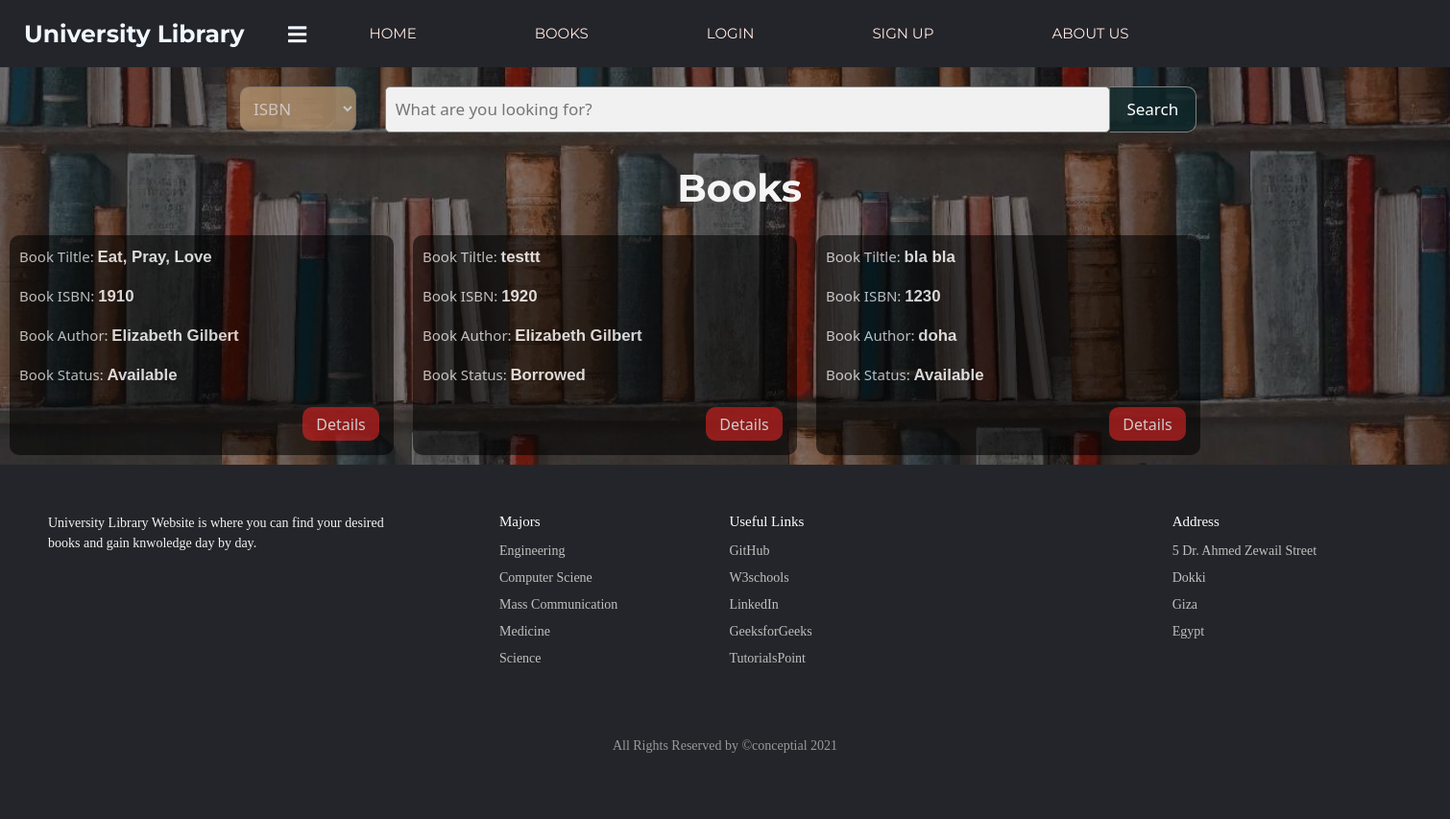
The page /books/ on the database its author committed.
### pages/models.py (models this page shows, shortened)
class Book(models.Model):
    book_status = [
        ('Available', 'Available'),
        ('Borrowed', 'Borrowed'),
    ]
    id = AutoField(primary_key=True)
    title = models.CharField(max_length=250)
    author = models.CharField(max_length=250, null=True, blank=True)
    borrowing_period = models.IntegerField(null=True, blank=True)
    publication_year = models.IntegerField(null=True, blank=True)
    isbn = models.IntegerField(null=True, blank=True)
    status = models.CharField(max_length=50, choices=book_status, null=True, blank=True)
    slug = models.SlugField(_("slug"), null=True, blank=True)

### pages/views.py (the view, shortened to what this page needs)
# urls.py: path('books/', views.books, name='books'),
def books(request):
    searchf = Book.objects.all()
    context = {
        'books': searchf,
        'category': Category.objects.all()
    }
    return render(request, 'books.html', context)

### pages/templates/books.html (shortened to what this page needs)
{% extends 'base.html' %}
{% load static %}
{% block head %}
<head>
      <link href="https://cdn.jsdelivr.net/npm/bootstrap@5.0.2/dist/css/bootstrap.min.css" rel="stylesheet">
      <link rel="stylesheet" href="https://cdnjs.cloudflare.com/ajax/libs/font-awesome/5.15.3/css/all.min.css" >
     <link rel="stylesheet" href= "{% static 'css/book.css' %}">
  </head>
{% endblock head %}
{% block content %}
{% if user.is_authenticated and user.is_superuser %}
   {% include 'parts/adminnav.html' %}
{% elif  user.is_authenticated and not user.is_superuser%}
    {% include 'parts/loggednav.html' %}
{% else %}
    {% include 'parts/indexnavbar.html' %}
{% endif %}
<section id="search">
   <div class="SearchBar">
    <form class="example" method='POST'>
      <select name="category">
        {% for cat in category %}
        <option value="{{cat.name}}" id = "opt">{{cat.name}}</option>
         {% endfor %}
      </select>
      <input type="text" placeholder="What are you looking for?" name="search">
      <button type="submit" class="searchbutton"></i>Search</button>
    </form>
  </div>
</section>
<section class="view">
    <div id="dd">
        <h2  id ="ab">Books</h2>
     </div>
     {% for book in books %}
     <div class="b-container">
         <div class="book">
             <div class="b-content">
                 <p class="p">
                     <span class="btitle"> Book Tiltle: </span>
                     <span class="binfo">{{book.title}}</span>
                 </p>
                 <p class="p">
                    <span class="btitle">Book ISBN: </span>
                    <span class="binfo">{{book.isbn}}</span>
                </p>
                <p class="p">
                    <span class="btitle">Book Author:</span>
                    <span class="binfo">{{book.author}}</span>
                 </p>
                 <p class="p">
                    <span class="btitle">Book Status:</span>
                    <span class="binfo">{{book.status}}</span>
                 </p>
                 <a class="btn" href="{% url 'pages:bookdetails' book.slug %}" >Details</a>
         </div>
       </div>
     </div>
 {% endfor %}
</section>
{% endblock content %}

### pages/templates/base.html (shortened to what this page needs)
{% block head %}
{% endblock head %}
<body style="overflow-x: hidden">
{% block content %}
{% endblock content %}
   <div id='test'>
   <footer class="footer">
     <div class="footer-left">
         <p>University Library Website is where you can find your desired books and gain knwoledge day by day.  </p>
     </div>
      <ul class="footer-right">
       <li>
          <h2>Majors</h2>
          <ul class="box">
            <li><a href="#">Engineering</a></li>
            <li><a href="#">Computer Sciene</a></li>
            <li><a href="#">Mass Communication</a></li>
            <li><a href="#">Medicine</a></li>
            <li><a href="#">Science</a></li>
          </ul>
       </li>
       <li class = "Additional">
        <h2>Useful Links</h2>
        <ul class="box">
          <li><a href="https://github.com/">GitHub</a></li>
          <li><a href="https://www.w3schools.com/">W3schools</a></li>
          <li><a href="https://www.linkedin.com/">LinkedIn</a></li>
          <li><a href="https://www.geeksforgeeks.org/">GeeksforGeeks</a></li>
          <li><a href="https://www.tutorialspoint.com/">TutorialsPoint</a></li>
        </ul>
     </li>
     <li>
      <h2>Address</h2>
      <ul class="box">
        <li><a href="#">5 Dr. Ahmed Zewail Street</a></li>
        <li><a href="#">Dokki</a></li>
        <li><a href="#">Giza</a></li>
        <li><a href="#">Egypt</a></li>
      </ul>
    </li>
  </ul>
  <div class='footer-bottom'>
    <p>All Rights Reserved by &copy;conceptial 2021</p>
  </div>
   </footer>
</div>
  </body>
</html>

### pages/templates/parts/indexnavbar.html (shortened to what this page needs)
   <div id='Navigate'>
   <nav  class="main-header navbar navbar-expand navbar-white navbar-light" id='navg'>
    <label class="sidebarlabel" for="check">
      <i class="fas fa-bars" id="sidebar-btn"></i>
    </label>
   <label class="logo">University Library</label>
    <ul class="navbar-nav">
      <li class="nav-item d-none d-sm-inline-block">
       <li><a href="{% url 'pages:index'%}" class="nav-link" id = 'NavA'>Home</a></li>
       <li><a href="{% url 'pages:books'%}" class="nav-link" id = 'NavA'>Books</a></li>
       {% if not user.is_authenticated %}
       <li><a href="{% url 'pages:login'%}" class="nav-link" id = 'NavA'>Login</a></li>
       <li><a href="{% url 'pages:signup'%}" class="nav-link" id = 'NavA'>Sign up</a></li>
       {% endif %}
       <li><a href="#" class="nav-link" id = 'NavA'>About us</a></li>
    </ul>
</nav>
</div>

### static/css/book.css (style rules this page uses)
#Navigate { margin: 0; padding: 0; background-color: #24252A; text-decoration: none; list-style: none; box-sizing: border-box; font-family: 'Montserrat', sans-serif; justify-content: space-between; }
nav { height: 70px; width: 100%; }
label.logo { color: aliceblue; font-size:25px ; line-height: 60px; padding: 0 25px; font-weight: bold; }
nav ul { float:right; margin-right: 20px; }
nav ul li { display: inline-block; line-height: 60px; margin: 0 5px; right: 80px; }
#NavA { color: #ffe7e0; font-size: 15px; padding:17px 13px; border-radius: 3px; text-transform: uppercase; margin: 15px; margin-right: 10px; padding-left: 75px; }
#Navigate #NavA { right:100px; }
label #sidebar-btn { z-index: 1; color: aliceblue; position: absolute; cursor: pointer; left:300px; font-size: 22px; margin: 5px 0; width: 100%; margin-top: -10px; transition: 0.5s; transition-property: color; }
label #sidebar-btn { position: absolute; cursor: pointer; }
span.btitle { color: #e1e1e1; font-weight: 500; font-style: revert; font-size: 15px; }
span.binfo { font-size: larger; color: rgb(255, 255, 255); font-weight: bolder; font-family: 'Lucida Sans', 'Lucida Sans Regular', 'Lucida Grande', 'Lucida Sans Unicode', Geneva, Verdana, sans-serif; }
body { background-image: url("img/B.jpg"); background-repeat : no-repeat; background-attachment: fixed; background-size: cover; background-repeat: no-repeat; }
form.example { padding-top: 20px; padding-bottom: 20px; }
form.example input[type=text] { padding: 10px; font-size: 17px; border: 1px solid grey; float: left; width: 50%; background: #f1f1f1; margin-left: 30px; border-radius: 5px; }
form.example button { float: left; padding: 10px; color: white; font-size: 17px; border: 1px solid grey; border-left: none; cursor: pointer; border-bottom-right-radius: 10px; border-top-right-radius: 10px; background-color: #0f2629d7; padding-left: 10px; width:90px; text-align: center; }
#ab { font-size: 40px; font-weight: bold; font-family: 'Montserrat', sans-serif; }
form.example select { float: left; width: 8%; padding: 10px; color: #efe7e7; font-size: 17px; border: 1px solid grey; border-left: none; cursor: pointer; margin-left: 250px; border-radius: 10px; background-color:#af926e; opacity: 0.8; }
form.example::after { content: ""; clear: both; display: table; }
#dd { text-align: center; font-family: Arial; color: whitesmoke; font-size: 30px; width: 60%; margin-left: 21%; margin-right: 20%; }
.view { align-items: center; justify-content: center; }
.b-container { width: 97%; margin: 20px auto; margin-left: 0; }
.book { width: 400px; float: left; margin: 5px; margin-left: 10px; margin-right: 10px; margin-bottom: 10px; padding: 10px; background-color: rgb(0 0 0 / 70%); border-radius: 10px; color: whitesmoke; opacity: 0.8; }
.btn { background-color: #a81a1a; border-radius: 10px; float: right; padding: 6px 6px; cursor: pointer; width: 80px; height: 35px; border: none; margin: 5px; color: whitesmoke; }
*, *:before, *:after { box-sizing: border-box; }
body { margin: 0; display: grid; font-size: 14px; }
.footer { font-family: poppins; display: flex; flex-flow: row wrap; padding: 50px; color: #fff; background-color: #24252a; }
.footer > * { flex: 1 100%; }
h2 { font-weight: 400; font-size: 15px; }
.footer ul { list-style: none; padding-left: 0; }
.footer li { line-height: 2em; }
.footer a { text-decoration: none; }
.footer-right { display: flex; flex-flow: row wrap; }
.footer-right > * { flex: 1 50%; margin-right: 1.25em; }
.box a { color: #c0c0c0; }
.footer-bottom { text-align: center; color: #999; padding-top: 50px; }
.footer-left p { padding-right: 20%; color: #f5f4f4; }
@media screen and (min-width: 300px) { .footer-right> * { flex: 1; } }
@media screen and (min-width: 300px) { .footer-left { flex: 1 0px; } }
@media screen and (min-width: 300px) { .footer-right { flex: 2 0px; } }
@media screen and (min-width: 300px) { .Additional { flex-grow: 2; } }

### rows shown on the page
Book: title "Eat, Pray, Love", isbn "1910", author "Elizabeth Gilbert", status "Available"
Book: title "testtt", isbn "1920", author "Elizabeth Gilbert", status "Borrowed"
Book: title "bla bla", isbn "1230", author "doha", status "Available"

### other values the page prints
form field category "ISBN"
